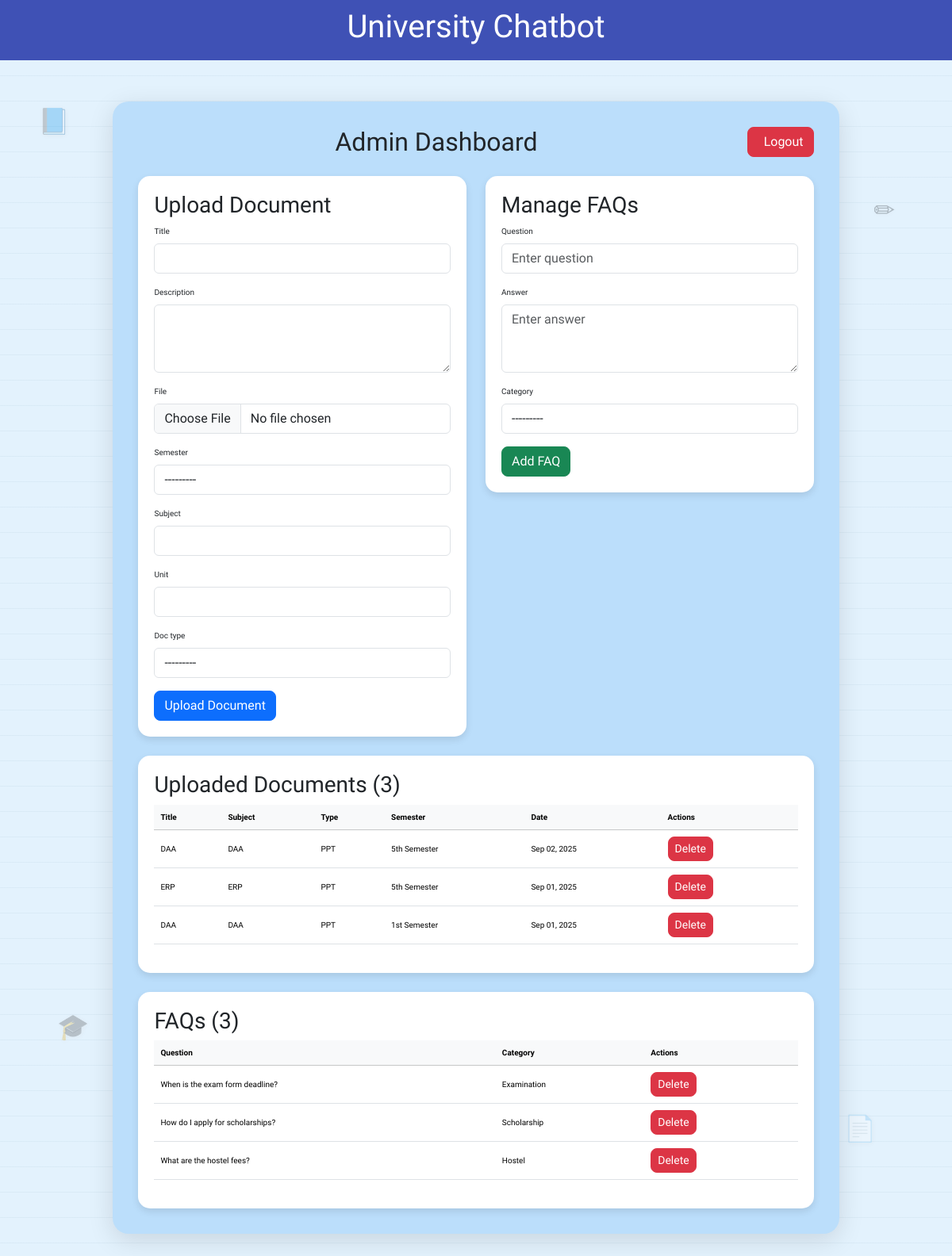
/admin-dashboard/ (signed in), run on the app's committed database.
### chatbot/models.py (models this page shows, shortened)
class Document(models.Model):
    SEMESTER_CHOICES = [
        (1, '1st Semester'),
        (2, '2nd Semester'),
        (3, '3rd Semester'),
        (4, '4th Semester'),
        (5, '5th Semester'),
        (6, '6th Semester'),
        (7, '7th Semester'),
        (8, '8th Semester'),
    ]
    DOC_TYPE_CHOICES = [
        ('notes', 'Notes'),
        ('ppt', 'PPT'),
        ('syllabus', 'Syllabus'),
        ('circular', 'Circular'),
        ('assignment', 'Assignment'),
        ('question_paper', 'Question Paper'),
    ]
    title = models.CharField(max_length=200)
    description = models.TextField(blank=True)
    file = models.FileField(upload_to='documents/%Y/%m/%d/')
    semester = models.IntegerField(choices=SEMESTER_CHOICES)
    subject = models.CharField(max_length=100)
    unit = models.IntegerField(blank=True, null=True)
    doc_type = models.CharField(max_length=50, choices=DOC_TYPE_CHOICES)
    uploaded_by = models.ForeignKey(User, on_delete=models.SET_NULL, null=True, blank=True)
    uploaded_at = models.DateTimeField(auto_now_add=True)
    is_active = models.BooleanField(default=True)
    extracted_text = models.TextField(blank=True)

class FAQ(models.Model):
    question = models.CharField(max_length=300)
    answer = models.TextField()
    category = models.CharField(max_length=100, choices=[
        ('admission', 'Admission'),
        ('examination', 'Examination'),
        ('scholarship', 'Scholarship'),
        ('hostel', 'Hostel'),
        ('general', 'General'),
    ])

### chatbot/views.py (the view)
# urls.py: path('admin-dashboard/', views.admin_dashboard, name='admin_dashboard'),
@login_required
@user_passes_test(is_admin)
def admin_dashboard(request):
    documents = Document.objects.all().order_by('-uploaded_at')
    faqs = FAQ.objects.all()
    if request.method == 'POST':
        if 'upload_document' in request.POST:
            form = DocumentForm(request.POST, request.FILES)
            if form.is_valid():
                document = form.save(commit=False)
                document.save()
                return redirect('admin_dashboard')
        elif 'add_faq' in request.POST:
            faq_form = FAQForm(request.POST)
            if faq_form.is_valid():
                faq_form.save()
                return redirect('admin_dashboard')
    else:
        form = DocumentForm()
        faq_form = FAQForm()
    return render(request, 'chatbot/admin_dashboard.html', {
        'documents': documents,
        'faqs': faqs,
        'form': form,
        'faq_form': faq_form,
    })

### chatbot/forms.py
class DocumentForm(forms.ModelForm):
    class Meta:
        model = Document
        fields = ['title', 'description', 'file', 'semester', 'subject', 'unit', 'doc_type']
        widgets = {
            'description': forms.Textarea(attrs={'rows': 3}),
            'unit': forms.NumberInput(attrs={'min': 1, 'max': 10}),
        }
    def __init__(self, *args, **kwargs):
        super().__init__(*args, **kwargs)
        for field in self.fields:
            self.fields[field].widget.attrs.update({'class': 'form-control'})

class FAQForm(forms.ModelForm):
    class Meta:
        model = FAQ
        fields = ['question', 'answer', 'category']
        widgets = {
            'question': forms.TextInput(attrs={'placeholder': 'Enter question'}),
            'answer': forms.Textarea(attrs={'rows': 3, 'placeholder': 'Enter answer'}),
        }
    def __init__(self, *args, **kwargs):
        super().__init__(*args, **kwargs)
        for field in self.fields:
            self.fields[field].widget.attrs.update({'class': 'form-control'})

### chatbot/views.py (called while the page is built)
def is_admin(user):
    return user.is_staff

### templates/chatbot/admin_dashboard.html (shortened to what this page needs)
{% extends 'base.html' %}
{% load static %}
{% block content %}
<link href="https://cdn.jsdelivr.net/npm/bootstrap@5.3.2/dist/css/bootstrap.min.css" rel="stylesheet">
<div class="doodle doodle-1">📘</div>
<div class="doodle doodle-2">✏</div>
<div class="doodle doodle-3">🎓</div>
<div class="doodle doodle-4">📚</div>
<div class="doodle doodle-5">📄</div>
<div class="doodle doodle-6">💡</div>
<div class="notebook-paper">
    <div class="d-flex justify-content-between align-items-center mb-4">
        <h2 class="mb-0 text-center flex-grow-1">Admin Dashboard</h2>
        <a href="{% url 'logout' %}" class="btn btn-danger ms-3">
         Logout
        </a>
    </div>
  <div class="row g-4 mb-4">
    <div class="col-md-6">
      <div class="card-custom">
        <h3>Upload Document</h3>
        <form method="post" enctype="multipart/form-data">
          {% for field in form %}
          <div class="mb-3">
            <label class="form-label">{{ field.label }}</label>
            {{ field }}
          </div>
          {% endfor %}
          <button type="submit" class="btn btn-primary">Upload Document</button>
        </form>
      </div>
    </div>
    <div class="col-md-6">
      <div class="card-custom">
        <h3>Manage FAQs</h3>
        <form method="post">
          {% for field in faq_form %}
          <div class="mb-3">
            <label class="form-label">{{ field.label }}</label>
            {{ field }}
          </div>
          {% endfor %}
          <button type="submit" class="btn btn-success">Add FAQ</button>
        </form>
      </div>
    </div>
  </div>
  <div class="card-custom mb-4">
    <h3>Uploaded Documents ({{ documents.count }})</h3>
    {% if documents %}
    <div class="table-responsive">
      <table class="table align-middle">
        <thead class="table-light">
          <tr>
            <th>Title</th>
            <th>Subject</th>
            <th>Type</th>
            <th>Semester</th>
            <th>Date</th>
            <th>Actions</th>
          </tr>
        </thead>
        <tbody>
          {% for document in documents %}
          <tr>
            <td>{{ document.title }}</td>
            <td>{{ document.subject }}</td>
            <td>{{ document.get_doc_type_display }}</td>
            <td>{{ document.get_semester_display }}</td>
            <td>{{ document.uploaded_at|date:"M d, Y" }}</td>
            <td>
              <form method="post" action="{% url 'delete_document' document.id %}" style="display:inline;">
                <button type="submit" class="btn btn-danger btn-sm" onclick="return confirm('Are you sure you want to delete this document?')">Delete</button>
              </form>
            </td>
          </tr>
          {% endfor %}
        </tbody>
      </table>
    </div>
    {% else %}
    <p>No documents uploaded yet.</p>
    {% endif %}
  </div>
  <div class="card-custom">
    <h3>FAQs ({{ faqs.count }})</h3>
    {% if faqs %}
    <div class="table-responsive">
      <table class="table align-middle">
        <thead class="table-light">
          <tr>
            <th>Question</th>
            <th>Category</th>
            <th>Actions</th>
          </tr>
        </thead>
        <tbody>
          {% for faq in faqs %}
          <tr>
            <td>{{ faq.question }}</td>
            <td>{{ faq.get_category_display }}</td>
            <td>
              <form method="post" action="{% url 'delete_faq' faq.id %}" style="display:inline;">
                <button type="submit" class="btn btn-danger btn-sm" onclick="return confirm('Are you sure you want to delete this FAQ?')">Delete</button>
              </form>
            </td>
          </tr>
          {% endfor %}
        </tbody>
      </table>
    </div>
    {% else %}
    <p>No FAQs added yet.</p>
    {% endif %}
  </div>
</div>
{% endblock %}~

### templates/base.html (shortened to what this page needs)
<!DOCTYPE html>
<html lang="en">
<head>
</head>
<body>
    <div class="header">
        <h1>University Chatbot</h1>
    </div>
    <div class="container">
        {% block content %}
        {% endblock %}
    </div>
</body>
</html>

### templates/base.html (style rules this page uses)
body { font-family: Arial, sans-serif; margin: 0; padding: 0; background-color: #f5f5f5; }
.container { max-width: 1200px; margin: 0 auto; padding: 20px; }
.header { background-color: #3f51b5; color: white; padding: 10px 0; text-align: center; }
.btn { background-color: #3f51b5; color: white; border: none; padding: 8px 16px; border-radius: 4px; cursor: pointer; }

### templates/chatbot/admin_dashboard.html (style rules this page uses)
:root { --sticky-yellow: #fef3c7; --sticky-blue: #dbeafe; --sticky-pink: #fce7f3; --sticky-green: #dcfce7; --line-color: #d6ccc2; --bg-notebook: #faf6f1; --brown-main: #8B4513; }
body { font-family: 'Kalam', cursive; font-size: 10px; background: repeating-linear-gradient( to bottom, #e3f2fd, #e3f2fd 31px, #d0e3f0 32px ); min-height: 100vh; overflow-x: hidden; }
.notebook-paper { width: 82%; max-width: 1200px; margin: 2rem auto; background: #bbdefb; box-shadow: 0 8px 32px rgba(0, 0, 0, 0.12); border-radius: 20px; padding: 2rem; position: relative; z-index: 2; animation: fadeIn 1.2s ease-in-out; }
.doodle { position: fixed; font-size: 2rem; opacity: 0.28; pointer-events: none; z-index: 0; animation: complexFloat 18s ease-in-out infinite; filter: drop-shadow(1px 1px 3px rgba(139,69,19,0.15)); }
.doodle-1 { top: 8%; left: 4%; }
.doodle-2 { top: 15%; right: 6%; }
.doodle-3 { bottom: 18%; left: 6%; }
.doodle-4 { top: 68%; right: 12%; }
.doodle-5 { bottom: 10%; right: 8%; }
.doodle-6 { top: 40%; left: 12%; }
.card-custom { background: white; border-radius: 15px; box-shadow: 0 4px 10px rgba(0,0,0,0.1); padding: 20px; transition: transform 0.2s ease, box-shadow 0.2s ease; }
table { width: 100%; }
th, td { padding: 12px; }
.btn { border-radius: 8px !important; transition: all 0.3s ease; }

### data on the page
Document: title "DAA", subject "DAA", doc_type "PPT", semester "5th Semester", uploaded_at "Sep 02, 2025"
Document: title "ERP", subject "ERP", doc_type "PPT", semester "5th Semester", uploaded_at "Sep 01, 2025"
Document: title "DAA", subject "DAA", doc_type "PPT", semester "1st Semester", uploaded_at "Sep 01, 2025"
FAQ: question "When is the exam form deadline?", category "Examination"
FAQ: question "How do I apply for scholarships?", category "Scholarship"
FAQ: question "What are the hostel fees?", category "Hostel"

### other printed values
{{ field.label }} "Title" "Description" "File" "Semester" "Subject" "Unit" "Doc type"
{{ field.label }} "Question" "Answer" "Category"
{{ documents.count }} "3"
{{ faqs.count }} "3"
